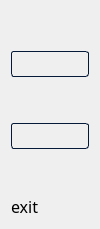
        <widget class="QFrame" name="frame_left_menu">
         <property name="minimumSize">
          <size>
           <width>100</width>
           <height>0</height>
          </size>
         </property>
         <property name="maximumSize">
          <size>
           <width>0</width>
           <height>10000000</height>
          </size>
         </property>
         <property name="styleSheet">
          <string notr="true"/>
         </property>
         <property name="frameShape">
          <enum>QFrame::NoFrame</enum>
         </property>
         <property name="frameShadow">
          <enum>QFrame::Sunken</enum>
         </property>
         <layout class="QVBoxLayout" name="verticalLayout">
          <item>
           <spacer name="verticalSpacer_11">
            <property name="orientation">
             <enum>Qt::Vertical</enum>
            </property>
            <property name="sizeHint" stdset="0">
             <size>
              <width>20</width>
              <height>40</height>
             </size>
            </property>
           </spacer>
          </item>
          <item>
           <widget class="QPushButton" name="but_db">
            <property name="styleSheet">
             <string notr="true">*{border:none;
	text-align: middle;}

/*-----QPushButton-----*/
QPushButton
{
/**	background-color:  rgb(92, 106, 106);
	color: #ffffff;
**/	
   border-style: solid;
	border-width: 1px;
	border-radius: 3px;
	border-color: #051a39;
	padding: 5px;
}

QPushButton::disabled
{
	background-color: #404040;
	color: #656565;
	border-color: #051a39;

}


QPushButton::hover
{
	background-color: lightgrey;
	border-style: solid;
	border-width: 1px;
	border-radius: 3px;
	border-color: #051a39;
	padding: 5px;

}


QPushButton::pressed
{
	background-color: rgb(125, 155, 143);
	color: #ffffff;
	border-style: solid;
	border-width: 1px;
	border-radius: 3px;
	border-color: #051a39;
	padding: 5px;

}</string>
            </property>
            <property name="text">
             <string/>
            </property>
            <property name="icon">
             <iconset resource="resources.qrc">
              <normaloff>:/icons/icons/database.svg</normaloff>:/icons/icons/database.svg</iconset>
            </property>
            <property name="iconSize">
             <size>
              <width>40</width>
              <height>60</height>
             </size>
            </property>
           </widget>
          </item>
          <item>
           <spacer name="verticalSpacer_12">
            <property name="orientation">
             <enum>Qt::Vertical</enum>
            </property>
            <property name="sizeType">
             <enum>QSizePolicy::Fixed</enum>
            </property>
            <property name="sizeHint" stdset="0">
             <size>
              <width>20</width>
              <height>40</height>
             </size>
            </property>
           </spacer>
          </item>
          <item>
           <widget class="QPushButton" name="but_settings">
            <property name="styleSheet">
             <string notr="true">*{border:none;
	text-align: middle;}
/*-----QPushButton-----*/
QPushButton
{
/**	background-color:  rgb(92, 106, 106);
	color: #ffffff;
**/	
   border-style: solid;
	border-width: 1px;
	border-radius: 3px;
	border-color: #051a39;
	padding: 5px;
}

QPushButton::disabled
{
	background-color: #404040;
	color: #656565;
	border-color: #051a39;

}


QPushButton::hover
{
	background-color: lightgrey;
	border-style: solid;
	border-width: 1px;
	border-radius: 3px;
	border-color: #051a39;
	padding: 5px;

}


QPushButton::pressed
{
	background-color: rgb(125, 155, 143);
	color: #ffffff;
	border-style: solid;
	border-width: 1px;
	border-radius: 3px;
	border-color: #051a39;
	padding: 5px;

}</string>
            </property>
            <property name="text">
             <string/>
            </property>
            <property name="icon">
             <iconset resource="resources.qrc">
              <normaloff>:/icons/icons/settings.svg</normaloff>:/icons/icons/settings.svg</iconset>
            </property>
            <property name="iconSize">
             <size>
              <width>40</width>
              <height>40</height>
             </size>
            </property>
           </widget>
          </item>
          <item>
           <spacer name="verticalSpacer">
            <property name="orientation">
             <enum>Qt::Vertical</enum>
            </property>
            <property name="sizeHint" stdset="0">
             <size>
              <width>20</width>
              <height>40</height>
             </size>
            </property>
           </spacer>
          </item>
          <item alignment="Qt::AlignTop">
           <widget class="QPushButton" name="but_exit">
            <property name="sizePolicy">
             <sizepolicy hsizetype="Minimum" vsizetype="Fixed">
              <horstretch>0</horstretch>
              <verstretch>0</verstretch>
             </sizepolicy>
            </property>
            <property name="minimumSize">
             <size>
              <width>0</width>
              <height>0</height>
             </size>
            </property>
            <property name="font">
             <font>
              <family>Sans Serif Collection</family>
              <pointsize>12</pointsize>
             </font>
            </property>
            <property name="styleSheet">
             <string notr="true">*{border:none;
	text-align: left;}</string>
            </property>
            <property name="text">
             <string>exit</string>
            </property>
            <property name="icon">
             <iconset resource="resources.qrc">
              <normaloff>:/icons/icons/log-out.svg</normaloff>:/icons/icons/log-out.svg</iconset>
            </property>
            <property name="iconSize">
             <size>
              <width>40</width>
              <height>40</height>
             </size>
            </property>
           </widget>
          </item>
         </layout>
        </widget>
